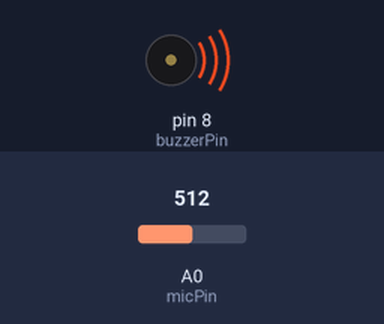
The sketch below on a simulated Arduino Uno, built with avr-gcc and run on an emulated ATmega328P. On the bench: buzzer (waves = sounding, pin HIGH). Inputs (shaded band) come from the test bench; at power-on: A0 (micPin) = 512. What the sketch prints to the serial monitor is not drawn.

Above: at 0.2 s.
Timing chart, 0 to 1.7 s (numbered marks = the images above):
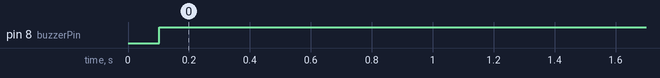

The sketch:

buzzer_sound_threshold.ino
```cpp
const int micPin = A0;
const int buzzerPin = 8;

// ---- Timing ----
const unsigned long windowDuration = 100; // ms
unsigned long windowStartTime = 0;

// ---- Baseline tracking ----
float baseline = 500;        // initial guess (close to what you observed)
float baselineAlpha = 0.01;  // how slowly baseline adapts
bool freezeBaseline = false;
// ---- Window accumulation ----
unsigned long sampleCount = 0;
unsigned long deviationSum = 0;

// ---- Threshold ----
const int deviationThreshold = 110; // YOU tune this

void setup() {
  Serial.begin(9600);
  windowStartTime = millis();
  pinMode(buzzerPin, OUTPUT);
}

void loop() {
  // 1. Read microphone
  int micValue = analogRead(micPin);

  // 2. Compute deviation from baseline
  int deviation = abs(micValue - baseline);

  // 3. Accumulate deviation inside window
  deviationSum += deviation;
  sampleCount++;

  // 4. Check if window is over
  unsigned long now = millis();
  if (now - windowStartTime >= windowDuration) {

    // 5. Compute window average deviation
    float windowAvg = (float)deviationSum / sampleCount;

    Serial.print("mic=");
    Serial.print(micValue);
    Serial.print(" baseline=");
    Serial.print(baseline);
    Serial.print(" avgDev=");
    Serial.println(windowAvg);

    // 6. Event detection
    if (windowAvg > deviationThreshold) {
      digitalWrite(buzzerPin, HIGH);   // buzz
      freezeBaseline = true;
    }
    else {
    digitalWrite(buzzerPin, HIGH);    // silence
    freezeBaseline = false;
    }
    // 7. Update baseline (slowly, only if not frozen)
    if (!freezeBaseline) {
      baseline = (1.0 - baselineAlpha) * baseline
                 + baselineAlpha * micValue;
    }

    // 8. Reset window
    deviationSum = 0;
    sampleCount = 0;
    windowStartTime = now;
  }

}
```

Measured:
- by itself, pin 8 (buzzerPin): LOW → HIGH at 0.10 s
